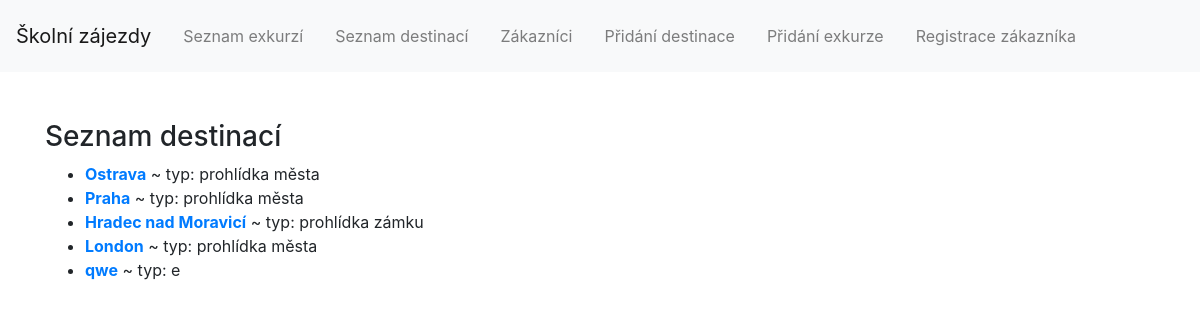
The page /destinations/ on the database as committed earlier.
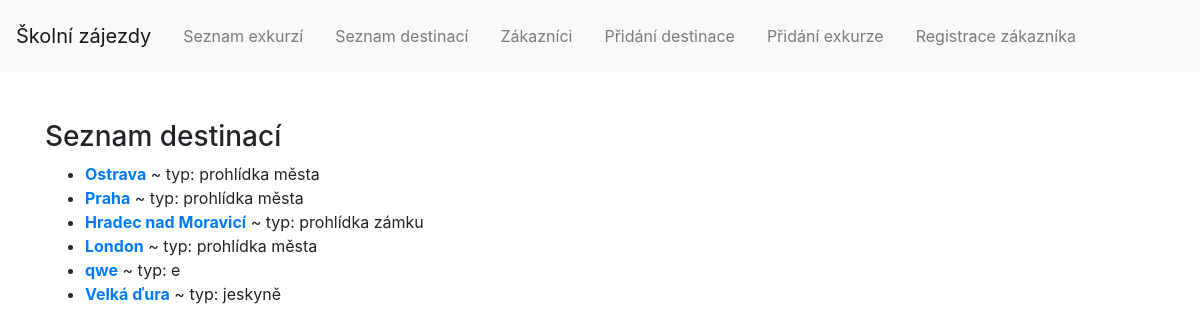
The same page on the database as committed later.
### travel_agency/models.py (models this page shows, shortened)
class Destination(models.Model):
    city = models.CharField(max_length=100)
    type = models.CharField(max_length=100)

### travel_agency/views.py (the view)
# urls.py: path('destinations/', views.destinations, name='destinations'),
def destinations(request):
    template = loader.get_template('travel_agency/destinations.html')
    all_destinations = Destination.objects.all()
    context = {'all_destinations': all_destinations}
    return HttpResponse(template.render(context, request))

### travel_agency/templates/travel_agency/destinations.html (shortened to what this page needs)
{% extends "travel_agency/base.html" %}
{% block content %}
<div style="text-align:left">
{% if all_destinations %}
	<h3>Seznam destinací</h3>
	<ul>
	    {% for destination in all_destinations %}
		<li><a href="/destinations/{{ destination.id }}/"><strong>{{ destination.city }}</strong></a> ~ typ: {{ destination.type }}</li>
	    {% endfor %}
	</ul>
{% else %}
	<h3>Nebyly nalezeny žádné exkurze.</h3>
{% endif %}
</div>
{% endblock %}

Rows that differ between the two databases and show on the page:
added Destination: city "Velká ďura", type "jeskyně"
